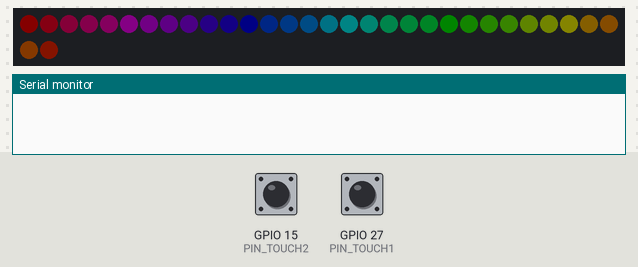
This sketch was run on a simulated ESP32. Shown: 32 RGB LEDs in strip order, left to right, continuing on the next row, the last lines printed to the serial monitor. The inputs (shaded band) are chosen by the test bench; at power-on: GPIO 15 (PIN_TOUCH2) HIGH, GPIO 27 (PIN_TOUCH1) HIGH. Dim RGB values are drawn brighter than linear.

Above: at 1.2 s.
1.3 s: GPIO 15 (PIN_TOUCH2) pulled LOW for 0.15 s
2.9 s: GPIO 27 (PIN_TOUCH1) pulled LOW for 0.15 s
4.5 s: GPIO 15 (PIN_TOUCH2) pulled LOW for 1 s
7.0 s: GPIO 27 (PIN_TOUCH1) pulled LOW for 1 s
9.5 s: GPIO 15 (PIN_TOUCH2) pulsed LOW 5 times (0.12 s each, 0.3 s apart)
At 9.65 s:
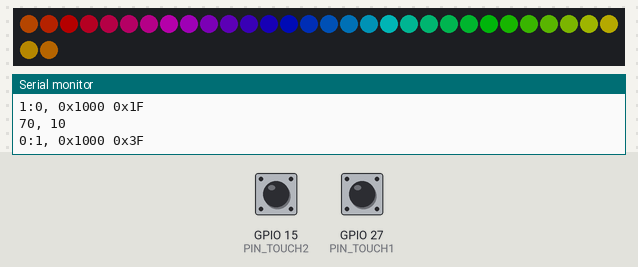
Timing chart, 0 to 12.5 s (numbered marks = the images above; inputs shaded):
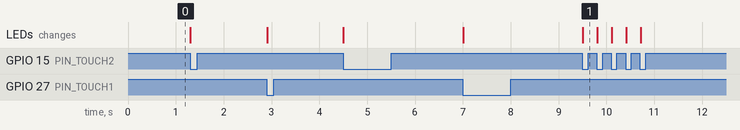

Measured:
- after the input at 9.5 s, the LEDs: change at once (image 1)

The sketch:

touch1.ino
```cpp
/**
 *

[LOLIN D32]
                           ----
                     3V --|    |-- GND
                  RESET --|    |-- PWM - 23
               36(IN)   --|    |-- PWM - 22
               39(IN)   --|    |-- PWM -  1
        A1C6 - 34(IN)   --|    |-- PWM -  3
   T9 - A1C4 - 32 - PWM --|    |-- PWM - 21
   T8 - A1C5 - 33 - PWM --|    |-- PWM - 19
 DAC1 - A2C8 - 25 - PWM --|    |-- PWM - 18
 DAC2 - A2C9 - 26 - PWM --|    |-- PWM -  5
   T7 - A2C7 - 27 - PWM --|    |-- PWM - 17
   T6 - A2C6 - 14 - PWM --|    |-- PWM - 16
   T5 - A2C5 - 12 - PWM --|    |-- PWM -  4 - A2C0 - T0
   T4 - A2C4 - 13 - PWM --|    |-- PWM -  0 - A2C1 - T1
                 ENABLE --|    |-- PWM -  2 - A2C2 - T2
                     5V --|    |-- PWM - 15 - A2C3 - T3
                     3V --|    |-- GND
                           ----

 */
#include "Ytani_NeoPixel.h"


const unsigned long LOOP_DELAY = 10;  // ms

const uint8_t PIN_PIXEL   = 4;
const uint8_t PIXELS_N    = 32;
const int     HUE_STEP    = 0x800;

Ytani_NeoPixel pixels(PIXELS_N, PIN_PIXEL);
uint16_t       hue = 0;
uint8_t        sat = 255;
uint8_t        val = 7;

/*
 *
 */
const uint8_t PIN_TOUCH1 = T7;
const uint8_t PIN_TOUCH2 = T3;
const uint8_t T_THR      = 30;
const int     DEBOUNCE   = 200;  // msec


boolean        touch1 = false;
unsigned long  prev_t1 = 0;
boolean        touch2 = false;
unsigned long  prev_t2 = 0;


/**
 *
 */
void show_all() {
  uint16_t h1 = hue;

  for (int i=0; i < PIXELS_N; i++) {
    pixels.setColor(i, pixels.colorHSV(h1, sat, val));

    h1 -= HUE_STEP;
  } // for(i)
  pixels.show();
}

/**
 *
 */
void intr_touch1() {
  unsigned long cur_t = millis();

  if (cur_t - prev_t1 < DEBOUNCE) {
    return;
  }

  if (touchRead(PIN_TOUCH1) > T_THR) {
    return;
  }

  Serial.printf("%d, %d\n", (int)touchRead(PIN_TOUCH1), (int)touchRead(PIN_TOUCH2));
  prev_t1 = cur_t;
  touch1 = true;
}

/**
 *
 */
void intr_touch2() {
  unsigned long cur_t = millis();

  if (cur_t - prev_t2 < DEBOUNCE) {
    return;
  }

  if (touchRead(PIN_TOUCH2) > T_THR) {
    return;
  }

  Serial.printf("%d, %d\n", touchRead(PIN_TOUCH1), touchRead(PIN_TOUCH2));
  prev_t2 = cur_t;
  touch2 = true;
}

/**
 *
 */
void setup() {
  Serial.begin(115200);

  touchAttachInterrupt(PIN_TOUCH1, intr_touch1, T_THR);
  touchAttachInterrupt(PIN_TOUCH2, intr_touch2, T_THR);
  pixels.clear();
  show_all();
}

/**
 *
 */
void loop() {
  // uint16_t t_val = touchRead(PIN_TOUCH1);

  if ( touch1 ) {
    hue += HUE_STEP;
  }
  if ( touch2 ) {
    if ( val == 0xFF ) {
      val = 7;
    }
    val = val <<= 1;
    val++;
  }

  if (touch1 || touch2) {
    Serial.printf("%d:%d, 0x%02X 0x%02X\n", touch1, touch2, hue, val);
    show_all();
  }

  touch1 = false;
  touch2 = false;

  delay(LOOP_DELAY);
}
```

Ytani_NeoPixel.h
```cpp
// (licence header left out)
#ifndef YTANI_NEOPIXEL_H
#define YTANI_NEOPIXEL_H

#include <Adafruit_NeoPixel.h>

/**
 *
 */
class Ytani_NeoPixel {
public:
  Ytani_NeoPixel(uint8_t n, uint8_t pin) {
    this->_pixels = Adafruit_NeoPixel(n, pin, NEO_GRB + NEO_KHZ800);
    this->_pixels.begin();
    this->_pixels.setBrightness(255);
  }

  void clear() {
    this->_pixels.clear();
  }

  void show() {
    this->_pixels.show();
  }

  void setColor(int i, uint32_t col) {
    this->_pixels.setPixelColor(i, col);
  }

  void setColor(int i, uint8_t r, uint8_t g, uint8_t b) {
    this->_pixels.setPixelColor(i, r, g, b);
  }

  uint32_t getColor(int i) {
    return this->_pixels.getPixelColor(i);
  }

  uint32_t color(uint8_t r, uint8_t g, uint8_t b) {
    return this->_pixels.Color(r, g, b);
  }

  /**
   * @param hue 0-65535(0xffff)
   * @param sat 0-255
   * @param val 0-255
   */
  uint32_t colorHSV(uint16_t hue, uint8_t sat, uint8_t val) {
    return this->_pixels.ColorHSV(hue, sat, val);
  }

private:
  Adafruit_NeoPixel _pixels;
  uint8_t pixels_n = 0;
  uint8_t pin;
};
#endif // YTANI_NEOPIXEL_H
```
